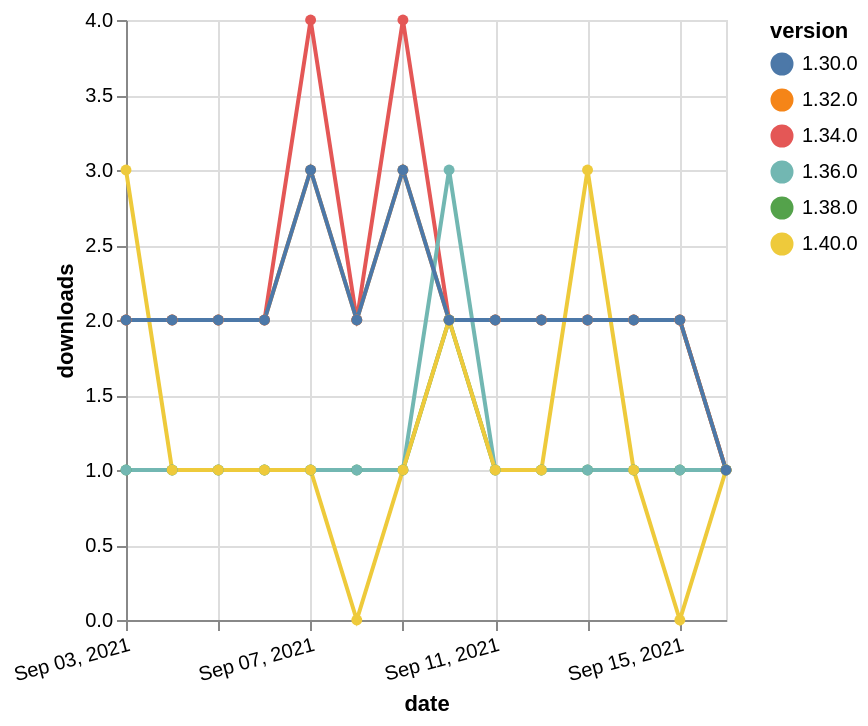

Source (Vega-Lite JSON):
### Vega-Lite specification from a JSON file in a GitHub repository (floating-point values rounded to 4 significant figures)
{"$schema": "https://vega.github.io/schema/vega-lite/v5.json", "description": "A simple bar chart with embedded data.", "data": {"values": [{"date": "2021-09-03", "total": 2560, "delta": 2, "version": "1.34.0"}, {"date": "2021-09-04", "total": 2562, "delta": 2, "version": "1.34.0"}, {"date": "2021-09-05", "total": 2564, "delta": 2, "version": "1.34.0"}, {"date": "2021-09-06", "total": 2566, "delta": 2, "version": "1.34.0"}, {"date": "2021-09-07", "total": 2570, "delta": 4, "version": "1.34.0"}, {"date": "2021-09-08", "total": 2572, "delta": 2, "version": "1.34.0"}, {"date": "2021-09-09", "total": 2576, "delta": 4, "version": "1.34.0"}, {"date": "2021-09-10", "total": 2578, "delta": 2, "version": "1.34.0"}, {"date": "2021-09-11", "total": 2580, "delta": 2, "version": "1.34.0"}, {"date": "2021-09-12", "total": 2582, "delta": 2, "version": "1.34.0"}, {"date": "2021-09-13", "total": 2584, "delta": 2, "version": "1.34.0"}, {"date": "2021-09-14", "total": 2586, "delta": 2, "version": "1.34.0"}, {"date": "2021-09-15", "total": 2588, "delta": 2, "version": "1.34.0"}, {"date": "2021-09-16", "total": 2589, "delta": 1, "version": "1.34.0"}, {"date": "2021-09-03", "total": 2603, "delta": 2, "version": "1.32.0"}, {"date": "2021-09-04", "total": 2605, "delta": 2, "version": "1.32.0"}, {"date": "2021-09-05", "total": 2607, "delta": 2, "version": "1.32.0"}, {"date": "2021-09-06", "total": 2609, "delta": 2, "version": "1.32.0"}, {"date": "2021-09-07", "total": 2612, "delta": 3, "version": "1.32.0"}, {"date": "2021-09-08", "total": 2614, "delta": 2, "version": "1.32.0"}, {"date": "2021-09-09", "total": 2617, "delta": 3, "version": "1.32.0"}, {"date": "2021-09-10", "total": 2619, "delta": 2, "version": "1.32.0"}, {"date": "2021-09-11", "total": 2621, "delta": 2, "version": "1.32.0"}, {"date": "2021-09-12", "total": 2623, "delta": 2, "version": "1.32.0"}, {"date": "2021-09-13", "total": 2625, "delta": 2, "version": "1.32.0"}, {"date": "2021-09-14", "total": 2627, "delta": 2, "version": "1.32.0"}, {"date": "2021-09-15", "total": 2629, "delta": 2, "version": "1.32.0"}, {"date": "2021-09-16", "total": 2630, "delta": 1, "version": "1.32.0"}, {"date": "2021-09-03", "total": 202, "delta": 1, "version": "1.38.0"}, {"date": "2021-09-04", "total": 203, "delta": 1, "version": "1.38.0"}, {"date": "2021-09-05", "total": 204, "delta": 1, "version": "1.38.0"}, {"date": "2021-09-06", "total": 205, "delta": 1, "version": "1.38.0"}, {"date": "2021-09-07", "total": 206, "delta": 1, "version": "1.38.0"}, {"date": "2021-09-08", "total": 207, "delta": 1, "version": "1.38.0"}, {"date": "2021-09-09", "total": 208, "delta": 1, "version": "1.38.0"}, {"date": "2021-09-10", "total": 210, "delta": 2, "version": "1.38.0"}, {"date": "2021-09-11", "total": 211, "delta": 1, "version": "1.38.0"}, {"date": "2021-09-12", "total": 212, "delta": 1, "version": "1.38.0"}, {"date": "2021-09-13", "total": 213, "delta": 1, "version": "1.38.0"}, {"date": "2021-09-14", "total": 214, "delta": 1, "version": "1.38.0"}, {"date": "2021-09-15", "total": 215, "delta": 1, "version": "1.38.0"}, {"date": "2021-09-16", "total": 216, "delta": 1, "version": "1.38.0"}, {"date": "2021-09-03", "total": 406, "delta": 1, "version": "1.36.0"}, {"date": "2021-09-04", "total": 407, "delta": 1, "version": "1.36.0"}, {"date": "2021-09-05", "total": 408, "delta": 1, "version": "1.36.0"}, {"date": "2021-09-06", "total": 409, "delta": 1, "version": "1.36.0"}, {"date": "2021-09-07", "total": 410, "delta": 1, "version": "1.36.0"}, {"date": "2021-09-08", "total": 411, "delta": 1, "version": "1.36.0"}, {"date": "2021-09-09", "total": 412, "delta": 1, "version": "1.36.0"}, {"date": "2021-09-10", "total": 415, "delta": 3, "version": "1.36.0"}, {"date": "2021-09-11", "total": 416, "delta": 1, "version": "1.36.0"}, {"date": "2021-09-12", "total": 417, "delta": 1, "version": "1.36.0"}, {"date": "2021-09-13", "total": 418, "delta": 1, "version": "1.36.0"}, {"date": "2021-09-14", "total": 419, "delta": 1, "version": "1.36.0"}, {"date": "2021-09-15", "total": 420, "delta": 1, "version": "1.36.0"}, {"date": "2021-09-16", "total": 421, "delta": 1, "version": "1.36.0"}, {"date": "2021-09-03", "total": 188, "delta": 3, "version": "1.40.0"}, {"date": "2021-09-04", "total": 189, "delta": 1, "version": "1.40.0"}, {"date": "2021-09-05", "total": 190, "delta": 1, "version": "1.40.0"}, {"date": "2021-09-06", "total": 191, "delta": 1, "version": "1.40.0"}, {"date": "2021-09-07", "total": 192, "delta": 1, "version": "1.40.0"}, {"date": "2021-09-08", "total": 192, "delta": 0, "version": "1.40.0"}, {"date": "2021-09-09", "total": 193, "delta": 1, "version": "1.40.0"}, {"date": "2021-09-10", "total": 195, "delta": 2, "version": "1.40.0"}, {"date": "2021-09-11", "total": 196, "delta": 1, "version": "1.40.0"}, {"date": "2021-09-12", "total": 197, "delta": 1, "version": "1.40.0"}, {"date": "2021-09-13", "total": 200, "delta": 3, "version": "1.40.0"}, {"date": "2021-09-14", "total": 201, "delta": 1, "version": "1.40.0"}, {"date": "2021-09-15", "total": 201, "delta": 0, "version": "1.40.0"}, {"date": "2021-09-16", "total": 202, "delta": 1, "version": "1.40.0"}, {"date": "2021-09-03", "total": 2608, "delta": 2, "version": "1.30.0"}, {"date": "2021-09-04", "total": 2610, "delta": 2, "version": "1.30.0"}, {"date": "2021-09-05", "total": 2612, "delta": 2, "version": "1.30.0"}, {"date": "2021-09-06", "total": 2614, "delta": 2, "version": "1.30.0"}, {"date": "2021-09-07", "total": 2617, "delta": 3, "version": "1.30.0"}, {"date": "2021-09-08", "total": 2619, "delta": 2, "version": "1.30.0"}, {"date": "2021-09-09", "total": 2622, "delta": 3, "version": "1.30.0"}, {"date": "2021-09-10", "total": 2624, "delta": 2, "version": "1.30.0"}, {"date": "2021-09-11", "total": 2626, "delta": 2, "version": "1.30.0"}, {"date": "2021-09-12", "total": 2628, "delta": 2, "version": "1.30.0"}, {"date": "2021-09-13", "total": 2630, "delta": 2, "version": "1.30.0"}, {"date": "2021-09-14", "total": 2632, "delta": 2, "version": "1.30.0"}, {"date": "2021-09-15", "total": 2634, "delta": 2, "version": "1.30.0"}, {"date": "2021-09-16", "total": 2635, "delta": 1, "version": "1.30.0"}]}, "width": "container", "mark": {"type": "line", "point": {"filled": true}}, "encoding": {"x": {"field": "date", "type": "temporal", "timeUnit": "yearmonthdate", "title": "date", "axis": {"labelAngle": -15}}, "y": {"field": "delta", "type": "quantitative", "title": "downloads"}, "color": {"field": "version", "type": "nominal"}, "tooltip": {"field": "delta"}}}
